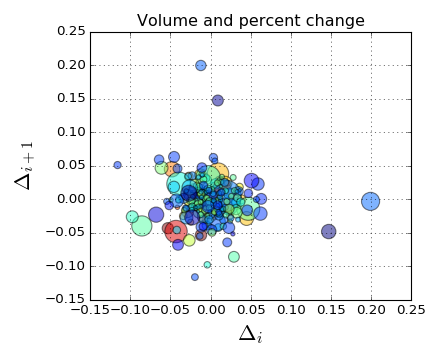

Here is the Python script that generated this plot:
import numpy as np
import matplotlib.pyplot as plt

fig, ax = plt.subplots()
ax.scatter(delta1[:-1], delta1[1:], c=close, s=volume, alpha=0.5)

ax.set_xlabel(r'$\Delta_i$', fontsize=20)
ax.set_ylabel(r'$\Delta_{i+1}$', fontsize=20)
ax.set_title('Volume and percent change')

ax.grid(True)
fig.tight_layout()

plt.show()
